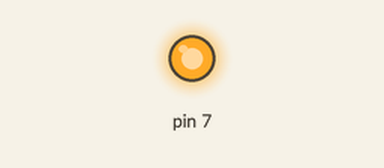
This sketch was run on a simulated Arduino Uno, built with avr-gcc and run on an emulated ATmega328P. On the bench: output pins drawn as LEDs (lit = HIGH).

Above: at 5.0 s.
At 15.0 s:
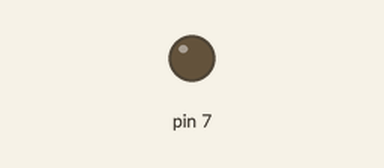
Timing chart, 0 to 26.0 s (numbered marks = the images above):
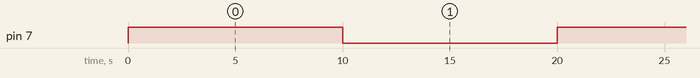

The sketch:

Fan_automated.ino
```cpp
void setup() {
  pinMode(7, OUTPUT) ;

}

void loop() {
  // put your main code here, to run repeatedly:
  digitalWrite(7, HIGH);
  delay(10000);
  digitalWrite(7, LOW);
  delay(10000);
}
```

Measured:
- by itself, pin 7: alternates HIGH for 10.0 s and LOW for 10.0 s
